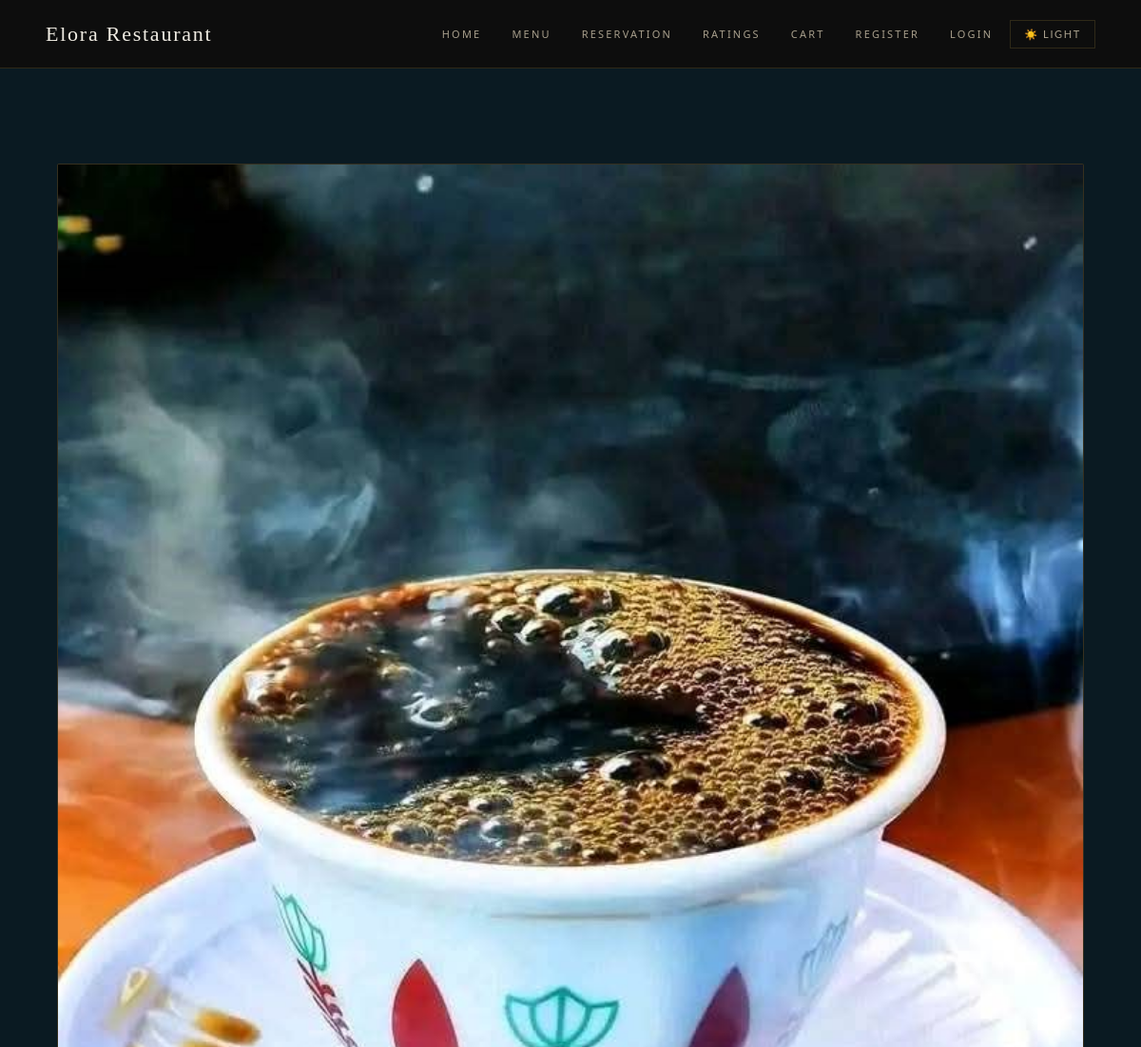
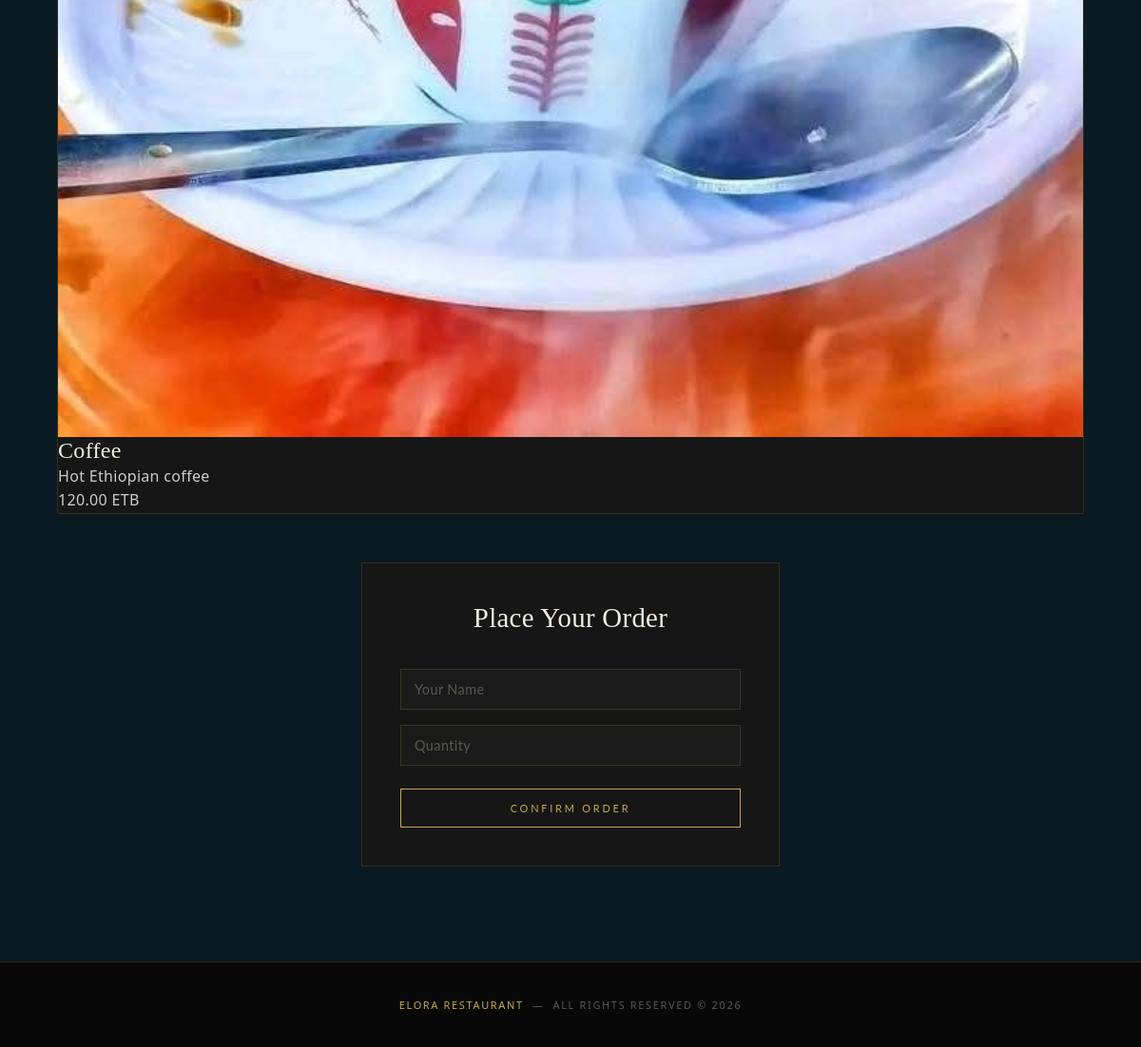
The app's page /order.php?id=4 with its own data (2 pictures, top to bottom).
### tables this page shows
CREATE TABLE `menu_items` (
  `id` int NOT NULL,
  `food_name` varchar(100) NOT NULL,
  `description` text NOT NULL,
  `price` decimal(10,2) NOT NULL,
  `image` varchar(255) DEFAULT NULL
);

### order.php (the view, shortened to what this page needs)
<?php
include("db/connection.php");
$id = intval($_GET['id']);
$query = "SELECT * FROM menu_items WHERE id='$id'";
$result = mysqli_query($conn, $query);
$row = mysqli_fetch_assoc($result);
?>
<!DOCTYPE html>
<html>
<head>
    <link rel="stylesheet" href="style.css">
</head>
<body>
    <?php include("includes/navbar.php"); ?>
    <div class="container">
        <div class="card">
            <img src="assets/images/<?php echo trim($row['image']); ?>"
                class="food-image">
            <div class="card-content">
                <h2><?php echo $row['food_name']; ?></h2>
                <p><?php echo $row['description']; ?></p>
                <p class="price">
                    <?php echo $row['price']; ?> ETB
                </p>
            </div>
        </div>
        <br><br>
        <form method="POST">
            <h1>Place Your Order</h1>
            <input type="text"
                name="customer_name"
                placeholder="Your Name"
                required>
            <input type="number"
                name="quantity"
                placeholder="Quantity"
                required>
            <button type="submit" name="submit">
                Confirm Order
            </button>
        </form>
    </div>
    <?php include("includes/footer.php"); ?>
</body>
</html>

### style.css (style rules this page uses)
*, *::before, *::after { box-sizing: border-box; margin: 0; padding: 0; }
body { background: #0a1a22 !important; color: rgba(255,255,255,0.78); font-family: 'Segoe UI', sans-serif; margin: 0; padding: 0; }

### assets/css/style.css (style rules this page uses)
*, *::before, *::after { box-sizing: border-box; margin: 0; padding: 0; }
body { background: #0a1a22 !important; color: rgba(255,255,255,0.78); font-family: 'Segoe UI', sans-serif; margin: 0; padding: 0; }
html { scroll-behavior: smooth; }
:root { --bg-primary: #0d0d0d; --bg-card: #161616; --bg-nav: #0d0d0d; --bg-section: #111111; --accent-gold: #c9a84c; --accent-hover: #e2c06e; --text-primary: #f0ece3; --text-secondary: #a89f8c; --text-muted: #5c5750; --border: rgba(201,168,76,0.18); --border-hover: rgba(201,168,76,0.6); --radius: 4px; --radius-card: 2px; }
* { margin: 0; padding: 0; box-sizing: border-box; }
body { font-family: 'Lato', sans-serif; font-weight: 300; background: var(--bg-primary); color: var(--text-secondary); letter-spacing: 0.02em; line-height: 1.7; }
h1, h2, h3, h4 { font-family: 'Playfair Display', serif; color: var(--text-primary); font-weight: 400; line-height: 1.2; }
.container { width: 90%; max-width: 1200px; margin: auto; padding: 100px 0; }
.card { background: var(--bg-card); border: 1px solid var(--border); overflow: hidden; border-radius: var(--radius-card); display: flex; flex-direction: column; transition: border-color 0.25s, transform 0.25s; }
button { padding: 11px 28px; background: transparent; border: 1px solid var(--accent-gold); color: var(--accent-gold); font-family: 'Lato', sans-serif; font-size: 11px; letter-spacing: 0.2em; text-transform: uppercase; cursor: pointer; transition: background 0.2s, color 0.2s; }
form { width: 100%; max-width: 440px; margin: auto; background: var(--bg-card); padding: 40px; border: 1px solid var(--border); }
form h1 { font-family: 'Playfair Display', serif; font-size: 1.8rem; color: var(--text-primary); margin-bottom: 28px; text-align: center; font-weight: 400; }
form input, form textarea, form select { width: 100%; padding: 12px 14px; margin: 8px 0; background: #1a1a1a; border: 1px solid var(--border); color: var(--text-primary); font-family: 'Lato', sans-serif; font-size: 0.9rem; outline: none; transition: border-color 0.2s; letter-spacing: 0.03em; }
form input::placeholder, form textarea::placeholder { color: var(--text-muted); }
form button { width: 100%; margin-top: 16px; padding: 13px; font-size: 11px; letter-spacing: 0.25em; }

### assets/css/admin.css (style rules this page uses)
*, *::before, *::after { box-sizing: border-box; margin: 0; padding: 0; }
body { font-family: 'Segoe UI', sans-serif; background: #0a1a22; color: rgba(255,255,255,0.78); line-height: 1.6; min-height: 100vh; }

### records on screen
menu_items: image (picture), food_name "Coffee", description "Hot Ethiopian coffee", price "120.00"
